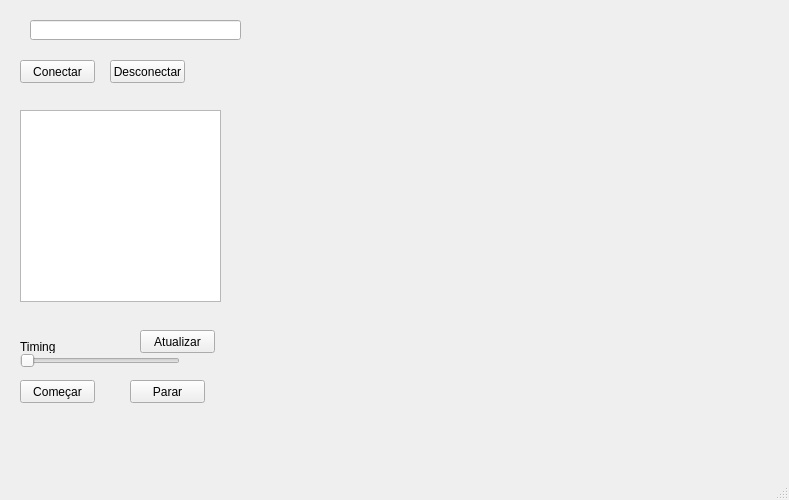
<?xml version="1.0" encoding="UTF-8"?>
<ui version="4.0">
 <class>MainWindow</class>
 <widget class="QMainWindow" name="MainWindow">
  <property name="geometry">
   <rect>
    <x>0</x>
    <y>0</y>
    <width>789</width>
    <height>500</height>
   </rect>
  </property>
  <property name="windowTitle">
   <string>MainWindow</string>
  </property>
  <widget class="QWidget" name="centralWidget">
   <widget class="QLineEdit" name="ipLineEdit">
    <property name="geometry">
     <rect>
      <x>30</x>
      <y>20</y>
      <width>211</width>
      <height>20</height>
     </rect>
    </property>
   </widget>
   <widget class="QPushButton" name="conectarButton">
    <property name="geometry">
     <rect>
      <x>20</x>
      <y>60</y>
      <width>75</width>
      <height>23</height>
     </rect>
    </property>
    <property name="text">
     <string>Conectar</string>
    </property>
   </widget>
   <widget class="QPushButton" name="desconectarButton">
    <property name="geometry">
     <rect>
      <x>110</x>
      <y>60</y>
      <width>75</width>
      <height>23</height>
     </rect>
    </property>
    <property name="text">
     <string>Desconectar</string>
    </property>
   </widget>
   <widget class="QListWidget" name="listWidget">
    <property name="geometry">
     <rect>
      <x>20</x>
      <y>110</y>
      <width>201</width>
      <height>192</height>
     </rect>
    </property>
   </widget>
   <widget class="QLabel" name="label">
    <property name="geometry">
     <rect>
      <x>20</x>
      <y>340</y>
      <width>47</width>
      <height>13</height>
     </rect>
    </property>
    <property name="text">
     <string>Timing</string>
    </property>
   </widget>
   <widget class="QPushButton" name="comecarButton">
    <property name="enabled">
     <bool>true</bool>
    </property>
    <property name="geometry">
     <rect>
      <x>20</x>
      <y>380</y>
      <width>75</width>
      <height>23</height>
     </rect>
    </property>
    <property name="text">
     <string>Começar</string>
    </property>
   </widget>
   <widget class="QPushButton" name="pararButton">
    <property name="enabled">
     <bool>true</bool>
    </property>
    <property name="geometry">
     <rect>
      <x>130</x>
      <y>380</y>
      <width>75</width>
      <height>23</height>
     </rect>
    </property>
    <property name="text">
     <string>Parar</string>
    </property>
   </widget>
   <widget class="widgetPlotter" name="plotterWidget" native="true">
    <property name="geometry">
     <rect>
      <x>289</x>
      <y>29</y>
      <width>481</width>
      <height>431</height>
     </rect>
    </property>
   </widget>
   <widget class="QPushButton" name="atualizarButton">
    <property name="geometry">
     <rect>
      <x>140</x>
      <y>330</y>
      <width>75</width>
      <height>23</height>
     </rect>
    </property>
    <property name="text">
     <string>Atualizar</string>
    </property>
   </widget>
   <widget class="QSlider" name="timingSlider">
    <property name="geometry">
     <rect>
      <x>20</x>
      <y>350</y>
      <width>160</width>
      <height>22</height>
     </rect>
    </property>
    <property name="minimum">
     <number>1</number>
    </property>
    <property name="maximum">
     <number>10</number>
    </property>
    <property name="orientation">
     <enum>Qt::Horizontal</enum>
    </property>
   </widget>
  </widget>
  <widget class="QStatusBar" name="statusBar"/>
 </widget>
 <layoutdefault spacing="6" margin="11"/>
 <customwidgets>
  <customwidget>
   <class>widgetPlotter</class>
   <extends>QWidget</extends>
   <header>widgetplotter.h</header>
   <container>1</container>
  </customwidget>
 </customwidgets>
 <resources/>
 <connections/>
</ui>
